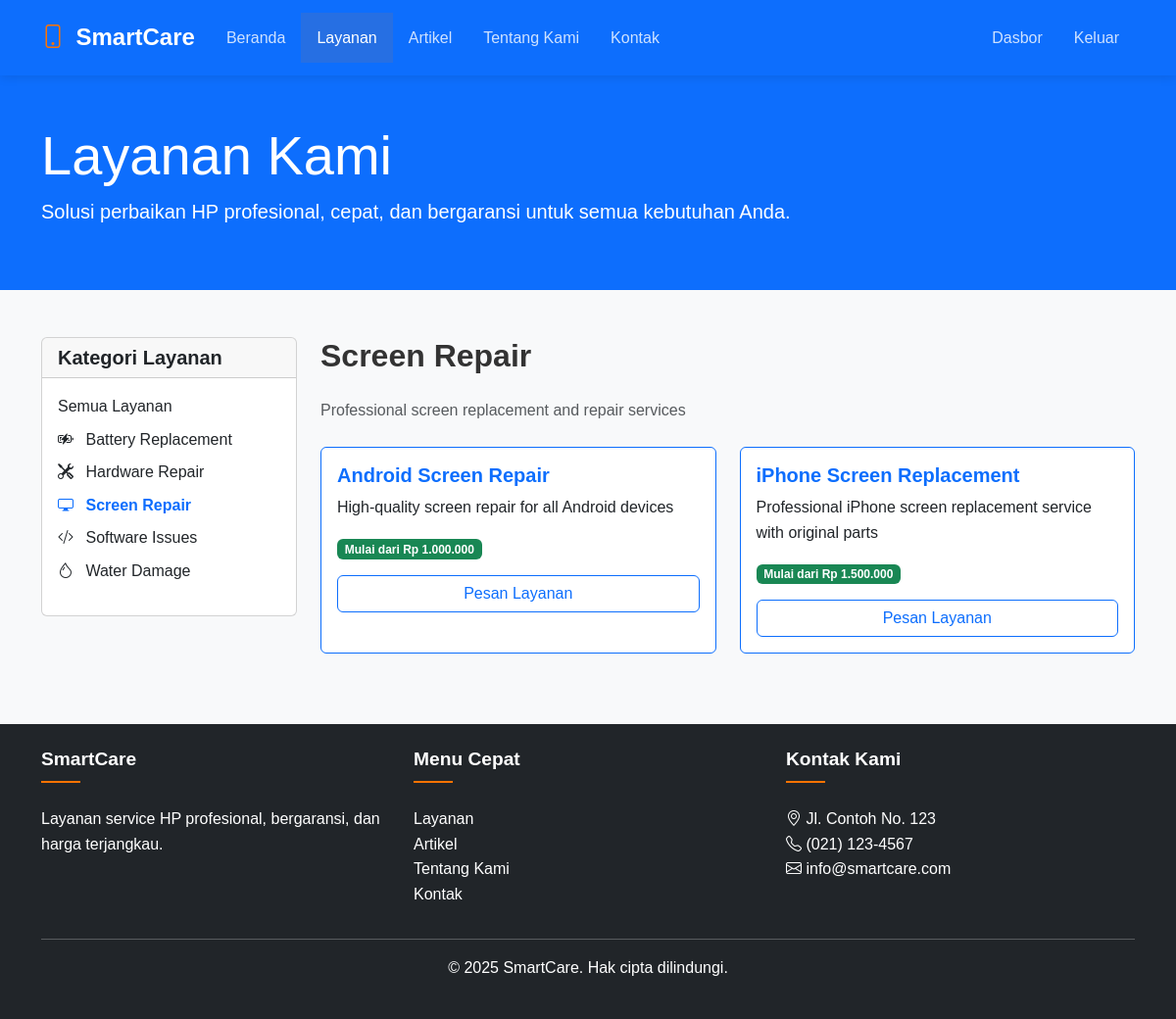
The page /services.php?category=1 (signed in) on the database its author committed.
### tables this page shows
CREATE TABLE IF NOT EXISTS service_categories (
    id INT AUTO_INCREMENT PRIMARY KEY,
    name VARCHAR(50) NOT NULL UNIQUE,
    slug VARCHAR(50) NOT NULL UNIQUE,
    description TEXT,
    icon VARCHAR(50),
    created_at TIMESTAMP DEFAULT CURRENT_TIMESTAMP,
    updated_at TIMESTAMP DEFAULT CURRENT_TIMESTAMP ON UPDATE CURRENT_TIMESTAMP,
    INDEX idx_slug (slug)
);

CREATE TABLE IF NOT EXISTS services (
    id INT AUTO_INCREMENT PRIMARY KEY,
    name VARCHAR(100) NOT NULL,
    slug VARCHAR(100) NOT NULL UNIQUE,
    description TEXT NOT NULL,
    price DECIMAL(10,2) NOT NULL,
    category_id INT,
    image VARCHAR(255),
    is_featured TINYINT(1) DEFAULT 0,
    created_at TIMESTAMP DEFAULT CURRENT_TIMESTAMP,
    updated_at TIMESTAMP DEFAULT CURRENT_TIMESTAMP ON UPDATE CURRENT_TIMESTAMP,
    FOREIGN KEY (category_id) REFERENCES service_categories(id) ON DELETE SET NULL,
    INDEX idx_slug (slug),
    INDEX idx_category (category_id),
    INDEX idx_featured (is_featured)
);

### includes/functions.php (called while the page is built, shortened)
<?php
function isLoggedIn() {
    return isset($_SESSION['user_id']);
}
function getServiceCategories() {
    global $conn;
    $stmt = $conn->prepare("SELECT * FROM service_categories ORDER BY name");
    $stmt->execute();
    return $stmt->fetchAll(PDO::FETCH_ASSOC);
}
function getServicesByCategory($category_id) {
    global $conn;
    $stmt = $conn->prepare("
        SELECT s.*, sc.name as category_name
        FROM services s
        LEFT JOIN service_categories sc ON s.category_id = sc.id
        WHERE s.category_id = :category_id
        ORDER BY s.name
    ");
    $stmt->bindParam(':category_id', $category_id);
    $stmt->execute();
    return $stmt->fetchAll(PDO::FETCH_ASSOC);
}
?>

### services.php (the view, shortened to what this page needs)
<?php
require_once 'config/database.php';
require_once 'includes/functions.php';
try {
    $categories = getServiceCategories();
    $category_id = isset($_GET['category']) ? (int)$_GET['category'] : null;
    $current_category = null;
    if ($category_id) {
        $services = getServicesByCategory($category_id);
        foreach ($categories as $category) {
            if ($category['id'] == $category_id) {
                $current_category = $category;
                break;
            }
        }
    }
} catch(PDOException $e) {
    error_log("Error in services.php: " . $e->getMessage());
    $error = "Terjadi kesalahan saat memuat data layanan. Silakan coba lagi nanti.";
}
?>
<!DOCTYPE html>
<html lang="id">
<head>
    <link href="https://cdn.jsdelivr.net/npm/bootstrap@5.3.0/dist/css/bootstrap.min.css" rel="stylesheet">
    <link rel="stylesheet" href="https://cdn.jsdelivr.net/npm/bootstrap-icons@1.7.2/font/bootstrap-icons.css">
    <link rel="stylesheet" href="assets/css/style.css">
</head>
<body>
    <nav class="navbar navbar-expand-lg navbar-dark bg-primary">
        <div class="container">
            <a class="navbar-brand" href="index.php">
                <i class="bi bi-phone"></i> SmartCare
            </a>
            <div class="collapse navbar-collapse" id="navbarNav">
                <ul class="navbar-nav me-auto">
                    <li class="nav-item">
                        <a class="nav-link" href="index.php">Beranda</a>
                    </li>
                    <li class="nav-item">
                        <a class="nav-link active" href="services.php">Layanan</a>
                    </li>
                    <li class="nav-item">
                        <a class="nav-link" href="blog.php">Artikel</a>
                    </li>
                    <li class="nav-item">
                        <a class="nav-link" href="about.php">Tentang Kami</a>
                    </li>
                    <li class="nav-item">
                        <a class="nav-link" href="contact.php">Kontak</a>
                    </li>
                </ul>
                <ul class="navbar-nav">
                    <?php if (isLoggedIn()): ?>
                        <li class="nav-item">
                            <a class="nav-link" href="admin/index.php">Dasbor</a>
                        </li>
                        <li class="nav-item">
                            <a class="nav-link" href="logout.php">Keluar</a>
                        </li>
                    <?php endif; ?>
                </ul>
            </div>
        </div>
    </nav>
    <div class="bg-primary text-white py-5">
        <div class="container">
            <h1 class="display-4">Layanan Kami</h1>
            <p class="lead">Solusi perbaikan HP profesional, cepat, dan bergaransi untuk semua kebutuhan Anda.</p>
        </div>
    </div>
    <div class="container py-5">
        <?php if (isset($error)): ?>
            <div class="alert alert-danger"><?php echo $error; ?></div>
        <?php else: ?>
            <div class="row">
                <div class="col-md-3">
                    <div class="card mb-4">
                        <div class="card-header">
                            <h5 class="mb-0">Kategori Layanan</h5>
                        </div>
                        <div class="card-body">
                            <ul class="list-unstyled">
                                <li class="mb-2">
                                    <a href="services.php" class="text-decoration-none <?php echo !$category_id ? 'text-primary fw-bold' : 'text-dark'; ?>">
                                        Semua Layanan
                                    </a>
                                </li>
                                <?php foreach ($categories as $category): ?>
                                    <li class="mb-2">
                                        <a href="services.php?category=<?php echo $category['id']; ?>"
                                           class="text-decoration-none <?php echo $category_id == $category['id'] ? 'text-primary fw-bold' : 'text-dark'; ?>">
                                            <i class="bi <?php echo $category['icon']; ?> me-2"></i>
                                            <?php echo htmlspecialchars($category['name']); ?>
                                        </a>
                                    </li>
                                <?php endforeach; ?>
                            </ul>
                        </div>
                    </div>
                </div>
                <div class="col-md-9">
                    <?php if ($current_category): ?>
                        <h2 class="mb-4"><?php echo htmlspecialchars($current_category['name']); ?></h2>
                        <p class="text-muted mb-4"><?php echo htmlspecialchars($current_category['description']); ?></p>
                    <?php endif; ?>
                    <?php if (empty($services)): ?>
                        <div class="alert alert-info">
                            Tidak ada layanan pada kategori ini.
                        </div>
                    <?php else: ?>
                        <div class="row">
                            <?php foreach ($services as $service): ?>
                                <div class="col-md-6 mb-4">
                                    <div class="card h-100 border-primary">
                                        <div class="card-body">
                                            <h5 class="card-title text-primary"><?php echo htmlspecialchars($service['name']); ?></h5>
                                            <p class="card-text"><?php echo htmlspecialchars($service['description']); ?></p>
                                            <span class="badge bg-success mb-2">Mulai dari Rp <?php echo number_format($service['price'], 0, ',', '.'); ?></span>
                                            <a href="service_request.php?id=<?php echo $service['id']; ?>" class="btn btn-outline-primary w-100 mt-2">Pesan Layanan</a>
                                        </div>
                                    </div>
                                </div>
                            <?php endforeach; ?>
                        </div>
                    <?php endif; ?>
                </div>
            </div>
        <?php endif; ?>
    </div>
    <footer class="bg-dark text-white py-4">
        <div class="container">
            <div class="row">
                <div class="col-md-4">
                    <h5>SmartCare</h5>
                    <p>Layanan service HP profesional, bergaransi, dan harga terjangkau.</p>
                </div>
                <div class="col-md-4">
                    <h5>Menu Cepat</h5>
                    <ul class="list-unstyled">
                        <li><a href="services.php" class="text-white">Layanan</a></li>
                        <li><a href="blog.php" class="text-white">Artikel</a></li>
                        <li><a href="about.php" class="text-white">Tentang Kami</a></li>
                        <li><a href="contact.php" class="text-white">Kontak</a></li>
                    </ul>
                </div>
                <div class="col-md-4">
                    <h5>Kontak Kami</h5>
                    <ul class="list-unstyled">
                        <li><i class="bi bi-geo-alt"></i> Jl. Contoh No. 123</li>
                        <li><i class="bi bi-telephone"></i> (021) 123-4567</li>
                        <li><i class="bi bi-envelope"></i> info@smartcare.com</li>
                    </ul>
                </div>
            </div>
            <hr>
            <div class="text-center">
                <p>&copy; <?php echo date('Y'); ?> SmartCare. Hak cipta dilindungi.</p>
            </div>
        </div>
    </footer>
</body>
</html>

### assets/css/style.css (style rules this page uses)
body { font-family: 'Poppins', sans-serif; background-color: #f8f9fa; color: #333; line-height: 1.6; }
a { text-decoration: none; transition: all 0.3s ease; }
h1, h2, h3, h4, h5, h6 { font-weight: 600; }
.navbar { background-color: #0b2e59; padding: 0.8rem 0; box-shadow: 0 2px 10px rgba(0, 0, 0, 0.1); }
.navbar-brand { font-weight: 700; font-size: 1.5rem; color: #fff; }
.navbar-brand i { color: #ff7300; margin-right: 0.3rem; }
.navbar-dark .navbar-nav .nav-link { color: rgba(255,255,255,0.8); font-weight: 500; padding: 0.8rem 1rem; transition: all 0.3s ease; }
.navbar-dark .navbar-nav .nav-link:hover, .navbar-dark .navbar-nav .nav-link.active { color: #fff; background-color: rgba(255, 115, 0, 0.1); }
footer { background-color: #0b2e59; color: rgba(255, 255, 255, 0.7); padding-top: 4rem; }
footer h5 { color: #fff; font-size: 1.2rem; margin-bottom: 1.5rem; position: relative; padding-bottom: 0.8rem; }
footer h5::after { content: ''; position: absolute; bottom: 0; left: 0; width: 40px; height: 2px; background-color: #ff7300; }

### rows shown on the page
service_categories: name "Battery Replacement"
service_categories: name "Hardware Repair"
service_categories: name "Screen Repair", description "Professional screen replacement and repair services"
service_categories: name "Software Issues"
service_categories: name "Water Damage"
services: name "Android Screen Repair", description "High-quality screen repair for all Android devices", price "1.000.000"
services: name "iPhone Screen Replacement", description "Professional iPhone screen replacement service with original parts", price "1.500.000"
